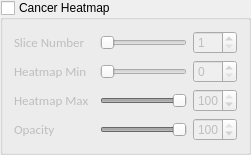
         <widget class="QGroupBox" name="groupBox_HeatMap">
          <property name="enabled">
           <bool>true</bool>
          </property>
          <property name="sizePolicy">
           <sizepolicy hsizetype="Minimum" vsizetype="Minimum">
            <horstretch>1</horstretch>
            <verstretch>3</verstretch>
           </sizepolicy>
          </property>
          <property name="minimumSize">
           <size>
            <width>200</width>
            <height>120</height>
           </size>
          </property>
          <property name="title">
           <string>Cancer Heatmap</string>
          </property>
          <property name="checkable">
           <bool>true</bool>
          </property>
          <property name="checked">
           <bool>false</bool>
          </property>
          <layout class="QGridLayout" name="gridLayout_17">
           <item row="0" column="0">
            <layout class="QGridLayout" name="gridLayout">
             <item row="0" column="0">
              <widget class="QLabel" name="label__classification_Slice">
               <property name="sizePolicy">
                <sizepolicy hsizetype="Minimum" vsizetype="Minimum">
                 <horstretch>1</horstretch>
                 <verstretch>1</verstretch>
                </sizepolicy>
               </property>
               <property name="minimumSize">
                <size>
                 <width>80</width>
                 <height>20</height>
                </size>
               </property>
               <property name="maximumSize">
                <size>
                 <width>16777215</width>
                 <height>40</height>
                </size>
               </property>
               <property name="font">
                <font>
                 <family>Calibri</family>
                 <pointsize>10</pointsize>
                </font>
               </property>
               <property name="styleSheet">
                <string notr="true">background-color: rgba(255, 255, 255, 0);</string>
               </property>
               <property name="text">
                <string>Slice Number</string>
               </property>
              </widget>
             </item>
             <item row="0" column="1">
              <widget class="QSlider" name="horizontalSlider_classification_currentSlice">
               <property name="sizePolicy">
                <sizepolicy hsizetype="Minimum" vsizetype="Minimum">
                 <horstretch>2</horstretch>
                 <verstretch>2</verstretch>
                </sizepolicy>
               </property>
               <property name="minimumSize">
                <size>
                 <width>55</width>
                 <height>20</height>
                </size>
               </property>
               <property name="maximumSize">
                <size>
                 <width>16777215</width>
                 <height>40</height>
                </size>
               </property>
               <property name="styleSheet">
                <string notr="true"/>
               </property>
               <property name="minimum">
                <number>1</number>
               </property>
               <property name="maximum">
                <number>100</number>
               </property>
               <property name="pageStep">
                <number>17</number>
               </property>
               <property name="orientation">
                <enum>Qt::Horizontal</enum>
               </property>
              </widget>
             </item>
             <item row="0" column="2">
              <widget class="QSpinBox" name="spinBox__classification_currentSlice">
               <property name="sizePolicy">
                <sizepolicy hsizetype="Minimum" vsizetype="Minimum">
                 <horstretch>1</horstretch>
                 <verstretch>1</verstretch>
                </sizepolicy>
               </property>
               <property name="minimumSize">
                <size>
                 <width>40</width>
                 <height>20</height>
                </size>
               </property>
               <property name="maximumSize">
                <size>
                 <width>16777215</width>
                 <height>40</height>
                </size>
               </property>
               <property name="styleSheet">
                <string notr="true"/>
               </property>
               <property name="minimum">
                <number>1</number>
               </property>
               <property name="maximum">
                <number>100</number>
               </property>
              </widget>
             </item>
            </layout>
           </item>
           <item row="1" column="0">
            <layout class="QGridLayout" name="gridLayout_27">
             <item row="0" column="0">
              <widget class="QLabel" name="label_HeatmapMinimum">
               <property name="sizePolicy">
                <sizepolicy hsizetype="Minimum" vsizetype="Minimum">
                 <horstretch>1</horstretch>
                 <verstretch>1</verstretch>
                </sizepolicy>
               </property>
               <property name="minimumSize">
                <size>
                 <width>80</width>
                 <height>20</height>
                </size>
               </property>
               <property name="font">
                <font>
                 <family>Calibri</family>
                 <pointsize>10</pointsize>
                </font>
               </property>
               <property name="styleSheet">
                <string notr="true">background-color: rgba(255, 255, 255, 0);</string>
               </property>
               <property name="text">
                <string>Heatmap Min</string>
               </property>
              </widget>
             </item>
             <item row="0" column="1">
              <widget class="QSlider" name="horizontalSlider_HeatmapMinimum">
               <property name="sizePolicy">
                <sizepolicy hsizetype="Minimum" vsizetype="Minimum">
                 <horstretch>2</horstretch>
                 <verstretch>2</verstretch>
                </sizepolicy>
               </property>
               <property name="minimumSize">
                <size>
                 <width>55</width>
                 <height>20</height>
                </size>
               </property>
               <property name="minimum">
                <number>0</number>
               </property>
               <property name="maximum">
                <number>92</number>
               </property>
               <property name="pageStep">
                <number>1</number>
               </property>
               <property name="value">
                <number>0</number>
               </property>
               <property name="orientation">
                <enum>Qt::Horizontal</enum>
               </property>
              </widget>
             </item>
             <item row="0" column="2">
              <widget class="QSpinBox" name="spinBox_HeatmapMinimum">
               <property name="sizePolicy">
                <sizepolicy hsizetype="Minimum" vsizetype="Minimum">
                 <horstretch>1</horstretch>
                 <verstretch>1</verstretch>
                </sizepolicy>
               </property>
               <property name="minimumSize">
                <size>
                 <width>40</width>
                 <height>20</height>
                </size>
               </property>
               <property name="minimum">
                <number>0</number>
               </property>
               <property name="maximum">
                <number>92</number>
               </property>
               <property name="value">
                <number>0</number>
               </property>
              </widget>
             </item>
            </layout>
           </item>
           <item row="2" column="0">
            <layout class="QGridLayout" name="gridLayout_28">
             <item row="0" column="0">
              <widget class="QLabel" name="label_HeatmapRange">
               <property name="sizePolicy">
                <sizepolicy hsizetype="Minimum" vsizetype="Minimum">
                 <horstretch>1</horstretch>
                 <verstretch>1</verstretch>
                </sizepolicy>
               </property>
               <property name="minimumSize">
                <size>
                 <width>80</width>
                 <height>20</height>
                </size>
               </property>
               <property name="font">
                <font>
                 <family>Calibri</family>
                 <pointsize>10</pointsize>
                </font>
               </property>
               <property name="styleSheet">
                <string notr="true">background-color: rgba(255, 255, 255, 0);</string>
               </property>
               <property name="text">
                <string>Heatmap Max</string>
               </property>
              </widget>
             </item>
             <item row="0" column="1">
              <widget class="QSlider" name="horizontalSlider_HeatmapRange">
               <property name="sizePolicy">
                <sizepolicy hsizetype="Minimum" vsizetype="Minimum">
                 <horstretch>2</horstretch>
                 <verstretch>2</verstretch>
                </sizepolicy>
               </property>
               <property name="minimumSize">
                <size>
                 <width>55</width>
                 <height>20</height>
                </size>
               </property>
               <property name="minimum">
                <number>8</number>
               </property>
               <property name="maximum">
                <number>100</number>
               </property>
               <property name="pageStep">
                <number>1</number>
               </property>
               <property name="value">
                <number>100</number>
               </property>
               <property name="orientation">
                <enum>Qt::Horizontal</enum>
               </property>
              </widget>
             </item>
             <item row="0" column="2">
              <widget class="QSpinBox" name="spinBox_HeatmapRange">
               <property name="sizePolicy">
                <sizepolicy hsizetype="Minimum" vsizetype="Minimum">
                 <horstretch>1</horstretch>
                 <verstretch>1</verstretch>
                </sizepolicy>
               </property>
               <property name="minimumSize">
                <size>
                 <width>40</width>
                 <height>20</height>
                </size>
               </property>
               <property name="minimum">
                <number>8</number>
               </property>
               <property name="maximum">
                <number>100</number>
               </property>
               <property name="value">
                <number>100</number>
               </property>
              </widget>
             </item>
            </layout>
           </item>
           <item row="3" column="0">
            <layout class="QGridLayout" name="gridLayout_60">
             <item row="0" column="0">
              <widget class="QLabel" name="label_HeatMapVolumeImageOpacity">
               <property name="sizePolicy">
                <sizepolicy hsizetype="Minimum" vsizetype="Minimum">
                 <horstretch>1</horstretch>
                 <verstretch>1</verstretch>
                </sizepolicy>
               </property>
               <property name="minimumSize">
                <size>
                 <width>80</width>
                 <height>20</height>
                </size>
               </property>
               <property name="font">
                <font>
                 <family>Calibri</family>
                 <pointsize>10</pointsize>
                </font>
               </property>
               <property name="styleSheet">
                <string notr="true">background-color: rgba(255, 255, 255, 0);</string>
               </property>
               <property name="text">
                <string>Opacity</string>
               </property>
              </widget>
             </item>
             <item row="0" column="1">
              <widget class="QSlider" name="horizontalSlider_HeatMapVolumeImageOpacity">
               <property name="sizePolicy">
                <sizepolicy hsizetype="Minimum" vsizetype="Minimum">
                 <horstretch>2</horstretch>
                 <verstretch>2</verstretch>
                </sizepolicy>
               </property>
               <property name="minimumSize">
                <size>
                 <width>55</width>
                 <height>20</height>
                </size>
               </property>
               <property name="maximum">
                <number>100</number>
               </property>
               <property name="pageStep">
                <number>1</number>
               </property>
               <property name="value">
                <number>100</number>
               </property>
               <property name="orientation">
                <enum>Qt::Horizontal</enum>
               </property>
              </widget>
             </item>
             <item row="0" column="2">
              <widget class="QSpinBox" name="spinBox_HeatMapVolumeImageOpacity">
               <property name="sizePolicy">
                <sizepolicy hsizetype="Minimum" vsizetype="Minimum">
                 <horstretch>1</horstretch>
                 <verstretch>1</verstretch>
                </sizepolicy>
               </property>
               <property name="minimumSize">
                <size>
                 <width>40</width>
                 <height>20</height>
                </size>
               </property>
               <property name="minimum">
                <number>0</number>
               </property>
               <property name="maximum">
                <number>100</number>
               </property>
               <property name="value">
                <number>100</number>
               </property>
              </widget>
             </item>
            </layout>
           </item>
          </layout>
         </widget>
